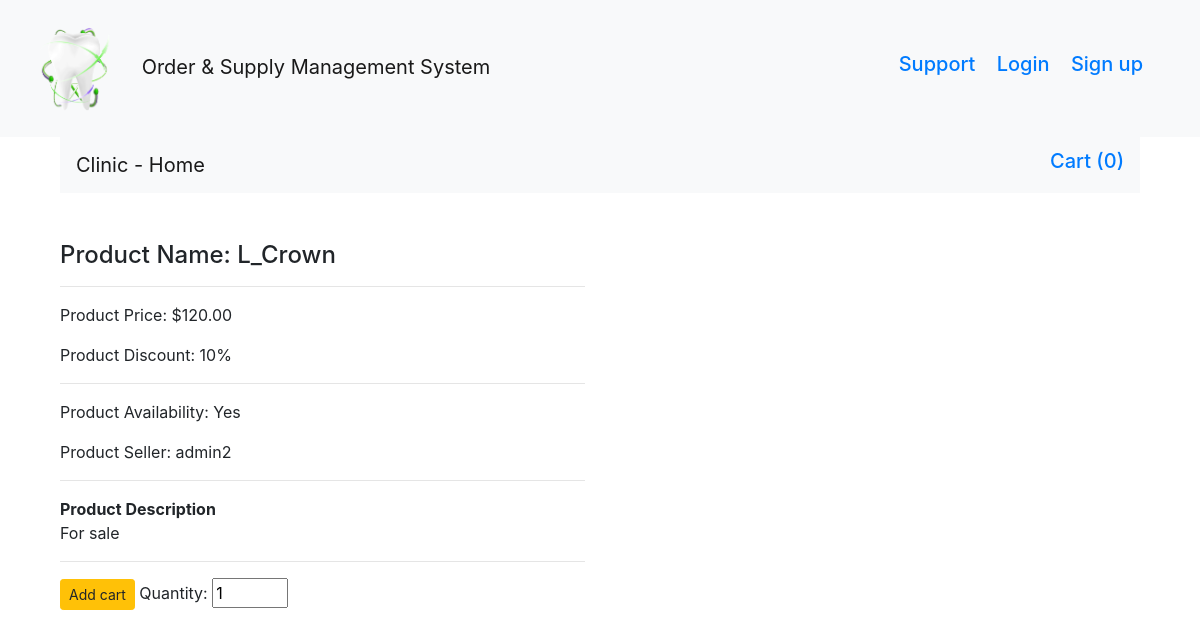
Page /clinicproduct_details/5 on the earlier database version.
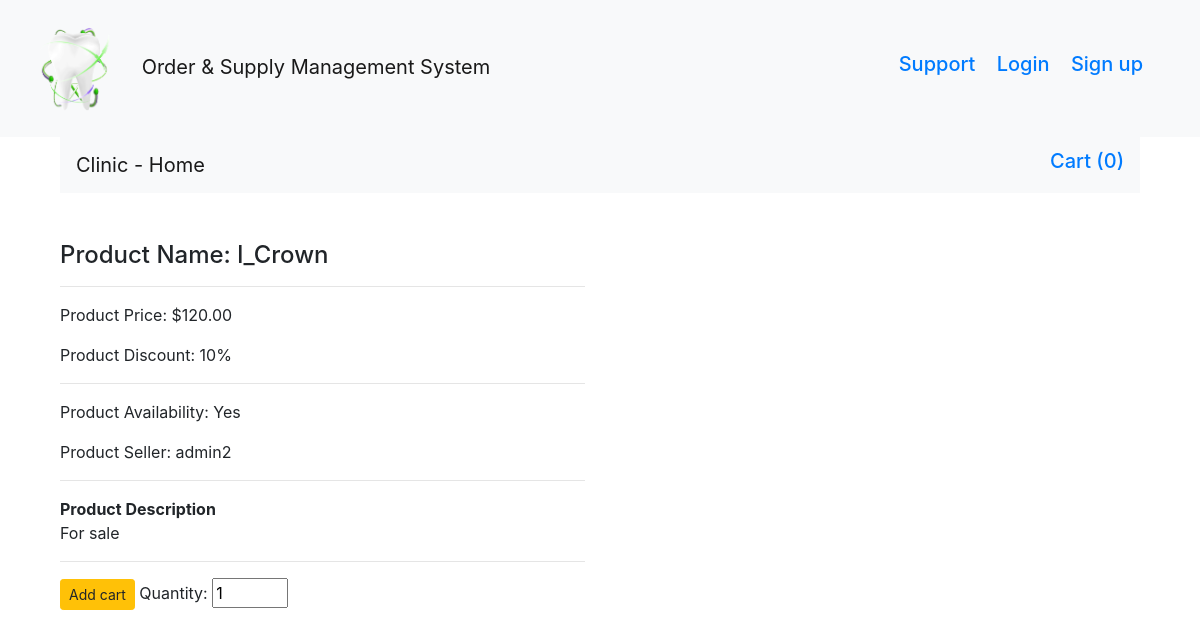
Same page on the later database version.
### dental/products/models.py (models this page shows, shortened)
class lab_product(db.Model):
    id = db.Column(db.Integer, primary_key=True)
    name = db.Column(db.String(80), nullable=False)
    seller = db.Column(db.String(80), nullable=False)
    price = db.Column(db.Numeric(10,2), nullable=False)
    discout = db.Column(db.Integer, default=0)
    stock = db.Column(db.Integer, nullable=False)
    description = db.Column(db.Text, nullable=False)

### dental/products/routes.py (the view)
@app.route('/clinicproduct_details/<int:id>', methods=['GET', 'POST'])
def clinicproduct_details(id):
    products = lab_product.query.filter_by(id=id)
    print(products)
    return render_template('products/clinicproduct_details.html', products=products)

### dental/templates/products/clinicproduct_details.html (shortened to what this page needs)
{% extends "layout.html" %}
{% block content %}
<div class="container">
  <nav class="navbar navbar-expand-lg navbar-light bg-light">
        <a class="navbar-brand" href="/clinic">Clinic - Home</a>
        <div class="collapse navbar-collapse" id="navbarSupportedContent">
        <form class="form-inline my-2 my-lg-0">
        <a class="float-right" href= "{{url_for('getCart_clinic')}} " tabindex="-1">
            <h5>Cart ({{session['Shoppingcart']|length}})</h5>
        </a>
        </form>
      </div>
  </nav>
</div>
<div class="container mt-5">
    <div class="row">
        {% for product in products %}
        <div class="col-md-6" id=product.id>
            <h4>Product Name: {{product.name}}</h4>
            <hr>
            <p>Product Price: ${{product.price}}</p>
            {% if product.discout>0 %}
                <p>Product Discount: {{product.discout}}%</p>
            {% endif %}
            <hr>
            {% if product.stock>0 %}
                <p>Product Availability: Yes</p>
            {% elif product.stock==0 %}
            <p>Product Availability: No</p>
            {% endif %}
            <p>Product Seller: {{product.seller}}</p>
            <hr>
            <b>Product Description</b>
            <p>{{product.description}}</p>
            <hr>
            <form action="{{url_for('addcart_clinic')}}" method="post">
                <button type="submit" class="btn btn-sm btn-warning">Add cart</button>
                <label for="">Quantity:</label>
                <input type="number" name="quantity" id="" value="1" min="1" max="{{product.stock}}">
            </form>
        </div>
        <div class="col-md-6"></div>
        {% endfor %}
    </div>
</div>
{% endblock %}

Differences in the rows shown:
changed lab_product "admin2": name "L_Crown" → "l_Crown"
